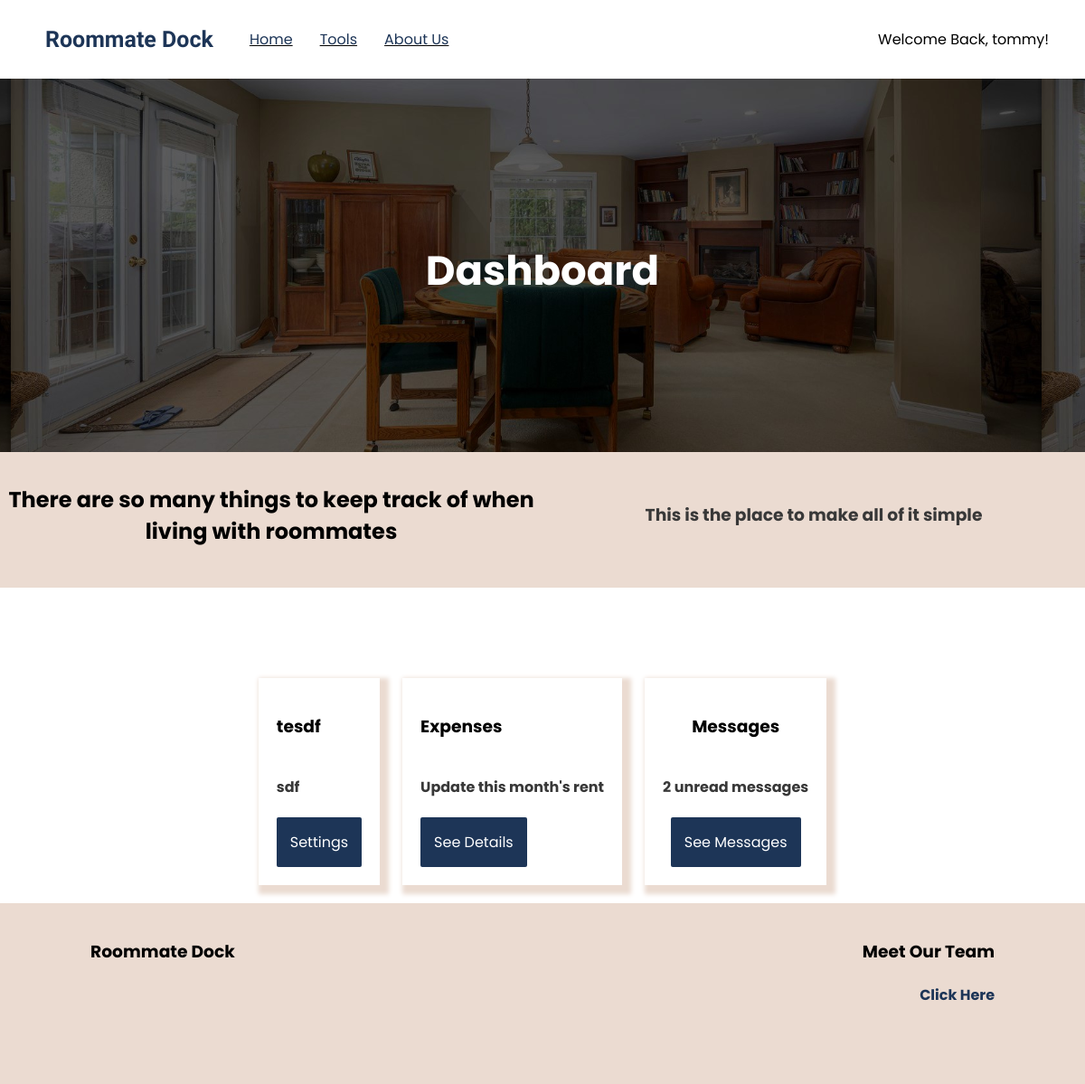
The page /rentsplit/ (signed in) on the database as committed earlier.
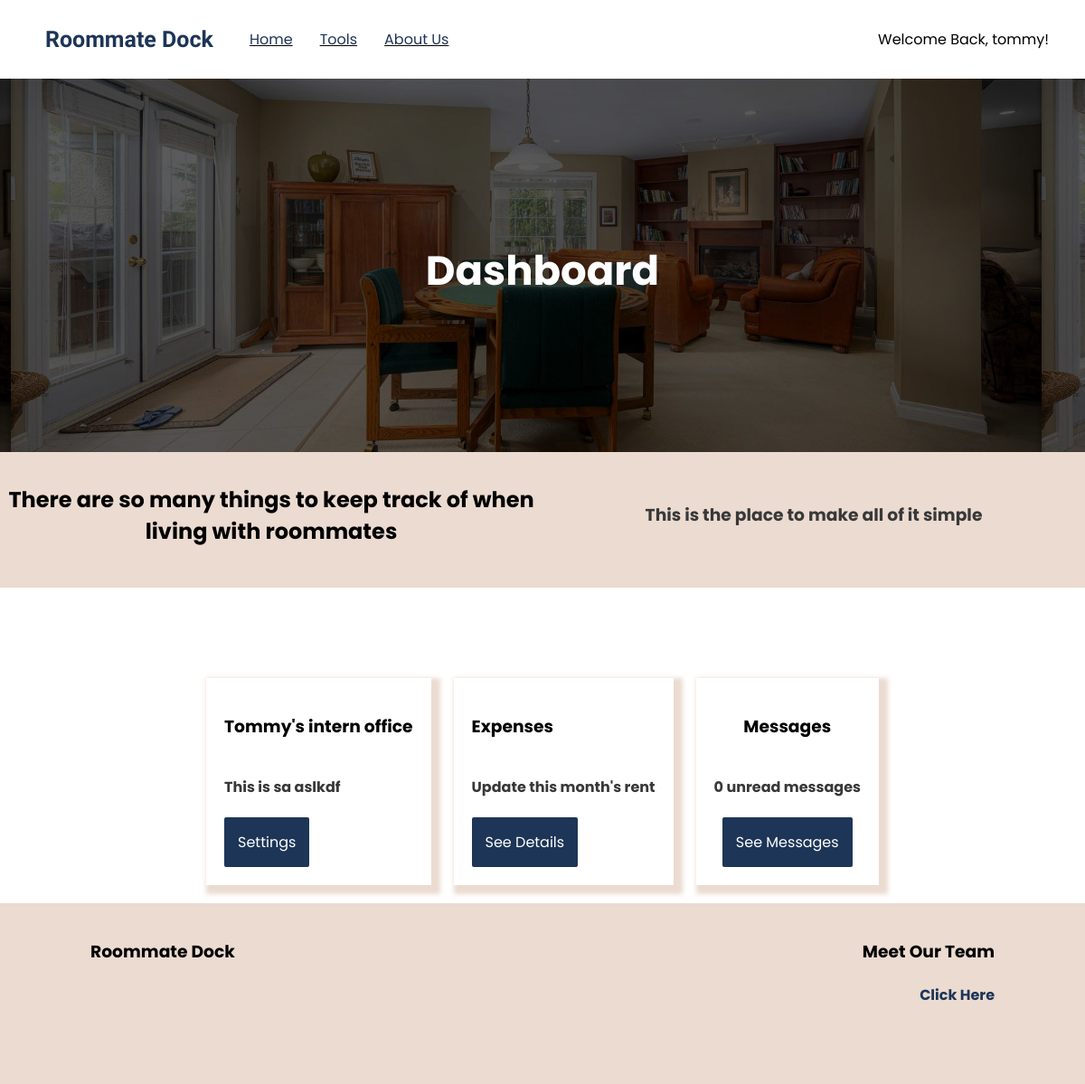
The same page on the database as committed later.
### rentsplit/models.py (models this page shows, shortened)
class ProfileAuth(models.Model):
    name = models.CharField(max_length=64, unique=True)
    rent = models.IntegerField(default=0)
    users = models.ManyToManyField(User, related_name='profile')
    description = models.CharField(max_length=120, null=True)

### rentsplit/views.py (the view)
# urls.py: path('', views.index, name='index'),
@login_required(login_url = 'users:login')
def index(request):
    user = request.user
    try:
        profile = ProfileAuth.objects.get(users=user)
        user_profiles = user.profile.all()
        calculated_rents = results(profile)
        all_mes = Message.objects.filter(profile=profile)
        unread_count = all_mes.exclude(users_read=user).count()
        return render(request, 'rentsplit/index.html', {
            'user_profiles': user_profiles,
            'calculated_rents': calculated_rents,
            'all_mes': all_mes,
            'unread_count': unread_count
        })
    except:
        user_profiles = None
        calculated_rents = None
        return render(request, 'rentsplit/index.html', {
            'user_profiles': user_profiles,
            'calculated_rents': calculated_rents,
        })

### rentsplit/templates/rentsplit/index.html (shortened to what this page needs)
{% extends 'dock/layout-landing.html' %}
{% block head %}
{% load static %}
{% endblock head %}
{% block body %}
<div class="content-wrapper app-banner background-image-divider-main center">
    <h1 class='padding-top white-text main-text big-text'>Dashboard</h1>
</div>
<div class="banner next-to-eachother padding-top-small padding-bottom-small center">
    <div class="half-div center">
        <h2 class='main-text' style='text-align:center;'>There are so many things to keep track of when living with roommates</h2>
    </div>
    <div class="half-div center">
        <h3 class='sub-text'>This is the place to make all of it simple</h3>
    </div>
</div>
    <div class="content-wrapper center mobile-fit-content">
        <div>
            <div class='next-to-eachother center'>
                {% if request.user.profile.all %}
                    {% for profile in user_profiles %}
                    {% if profile.name %}
                    <div class="big-card margin-top margin-bottom stack-divs mobile-width margin-right">
                        <h3 class='main-text'>{{profile.name}}</h3>
                        <h4 class='sub-text'>{{profile.description}}</h4>
                        <a href="{% url 'rentsplit:profile-settings' profile.name%}" class='main-button'>Settings</a>
                    </div>
                    <div class="big-card margin-top margin-bottom stack-divs mobile-width margin-right">
                        <h3 class='main-text'>Expenses</h3>
                        {% if profile.rent == 0 %}
                            <h4 class='sub-text'>Update this month's rent</h4>
                        {% else %}
                            <h4 class='sub-text'>Rent: ${{profile.rent|floatformat:2}}</h4>
                        {% endif %}
                        <a href="{% url 'rentsplit:user-profile' profile.name %}" class='main-button'>See Details</a>
                    </div>
                    {% endif %}
                    {% endfor %}
                        <div class="big-card stack-divs mobile-width margin-top margin-bottom center">
                            <h3 class='main-text'>Messages</h3>
                            <h4 class='sub-text'>{{unread_count}} unread messages</h4>
                            <a href="{% url 'messageboard:index' request.user.profile.get.name%}" class='main-button'>See Messages</a>
                        </div>
                {% endif %}
            </div>
        </div>
    </div>
    {% endblock %}

### dock/templates/dock/layout-landing.html (shortened to what this page needs)
<!DOCTYPE html>
<html lang="en">
<head>
    {% load static %}
    {% load compress %}
    <link rel="stylesheet" href="{% static 'css/styles.css' %}">
</head>
<body>
    <div class="nav-container">
        <div class="nav-contents">
            <div class="left-in-div">
                <a href="{% url 'index' %}"><h3 class='nav-brand padding-left-med'>Roommate Dock</h3></a>
            </div>
            <div class="nav-options-container">
                <ul class='nav-options'>
                    <li class='nav-option'><a href="{% url 'index' %}">Home</a></li>
                    <div class='tools-menu'>
                        <li class='nav-option hover-dropdown' id='hover-tools-dropdownid'><a href="{% url 'options' %}">Tools</a></li>
                        </div>
                        <li class='nav-option'><a href="{% url 'index' %}">About Us</a></li>
                    </ul>
            </div>
            {% if user.is_authenticated %}
            <div class="right-in-div nav-profile">
                <a href"#" class='hover-dropdown' id='hover-profile-dropdownid'>Welcome Back, {{ request.user }}!</a>
            </div>
                {% endif %}
            </div>
        </div>
    {% block body %}
    {% endblock body %}
    <footer class='footer banner'>
        <div class="padding-footer row">
            <div class="half-div">
                <h3 class='main-text text-align-start'>Roommate Dock</h3>
            </div>
            <div class="half-div">
                <h3 class='main-text text-align-end'>Meet Our Team</h3>
                <h4 class='sub-text text-align-end link'><a href="http://tommy-pham.netlify.app/" target='blank'>Click Here</a></h4>
            </div>
        </div>
    </footer>
</body>
</html>

### static/css/styles.css (style rules this page uses)
body { padding: 0; margin: 0; }
html { padding: 0; margin: 0; }
a:link { color: #1d3557; text-decoration: none; }
.link { transition: 0.3s; cursor: pointer; color: #1d3557; }
.main-text { font-family: Poppins; margin-left: 0; margin-right: 0; }
.big-text { font-size: 45px !important; }
.sub-text { font-family: Poppins; color: rgb(56, 56, 56); }
.white-text { color: white; }
.margin-bottom { margin-bottom: 20px; }
.margin-right { margin-right: 25px; }
.margin-top { margin-top: 50px; }
.main-button { background-color: #1d3557; color: white !important; padding: 15px; font-family: Poppins; width: fit-content; border-radius: 2px; transition: 0.3s; border: none; cursor: pointer; }
.big-card { padding: 20px; box-shadow: 5px 5px 5px 5px rgb(235, 219, 209); width: fit-content; }
.nav-container { height: 57px; display: flex; justify-content: center; width: 100%; position: fixed; top: 0; background-color: white; font-family: Poppins; padding-top: 15px; padding-bottom: 15px; z-index: 1; transition: 0.4s; }
.nav-brand { font-family: "Secular One"; font-size: 25px; margin-top: 0; margin-bottom: 0; color: #1d3557; transition: 0.5s; }
.nav-contents { display: flex; flex-direction: row; align-items: center; width: 100%; }
.nav-options { display: flex; flex-direction: row; list-style: none; }
.nav-option { margin-right: 30px; text-decoration: underline; transition: 0.4s; }
.right-in-div { display: flex; margin-left: auto; margin-right: 40px; }
.nav-profile { display: flex; flex-direction: column; position: relative; }
#hover-profile-dropdownid { transition: 0.4s; z-index: 1; }
.next-to-eachother { display: flex; flex-direction: row; align-items: center; justify-content: space-evenly; }
.tools-menu { position: relative; }
.padding-top { padding-top: 100px; }
.padding-top-small { padding-top: 25px; }
.padding-bottom-small { padding-bottom: 25px; }
.padding-top-small { padding-top: 15px; }
.banner { background-color: rgb(235, 219, 209); }
.row { display: flex; flex-direction: row; }
.padding-footer { padding-top: 20px; padding-left: 100px; padding-right: 100px; }
.text-align-start { text-align: start; }
.text-align-end { text-align: end; }
.footer { height: 200px; }
.stack-divs { display: flex; flex-direction: column; }
.padding-left-med { padding-left: 50px; }
.half-div { width: 50%; }
.big-text { margin: 0; }
.background-image-divider-main { background-image: url("../media/rent-divider.jpeg"); height: 500px; background-position: 20% 50%; background-size: 95%; }
.center { display: flex; justify-content: center; align-items: center; }

Rows that differ between the two databases and show on the page:
removed ProfileAuth: name "tesdf", description "sdf", rent "Update this month's rent"
added ProfileAuth: name "Tommy's intern office", description "This is sa aslkdf", rent "Update this month's rent"
Other text that changed with them:
{{ unread_count }}: "2" → "0"
